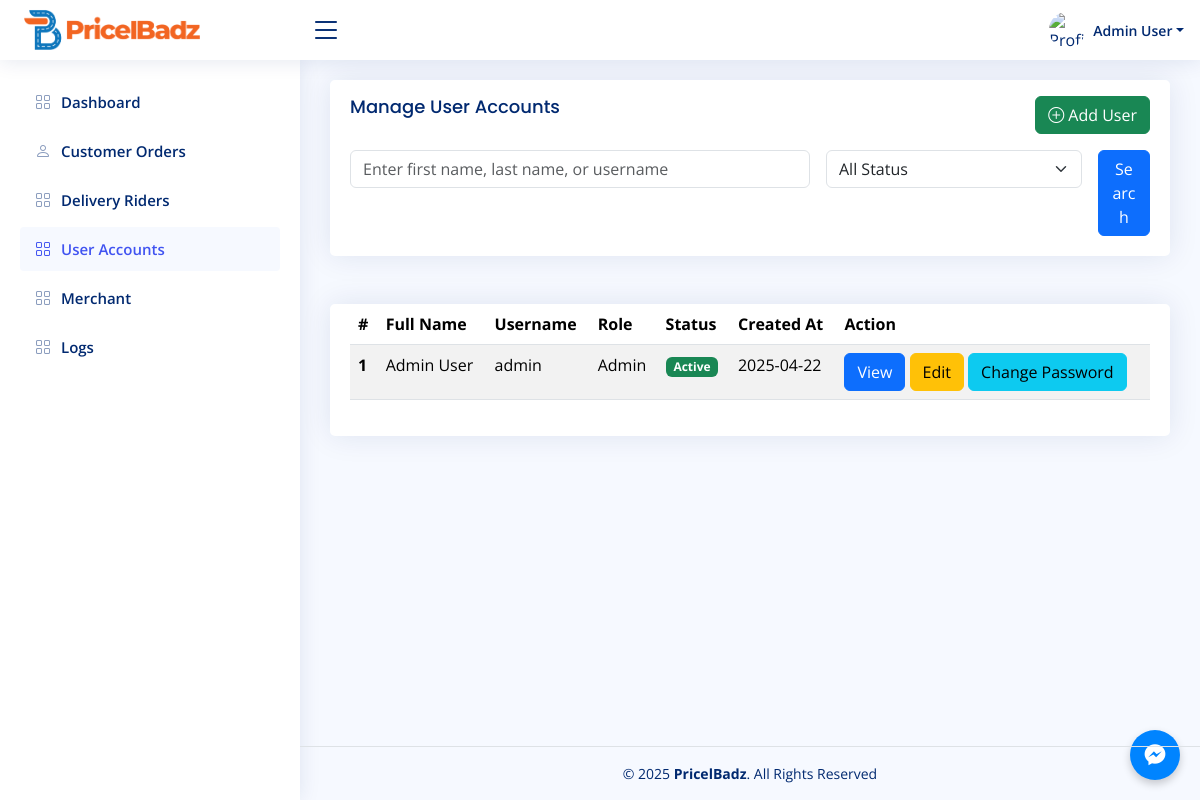
The page /admin/user_account.php (signed in) on the database its author committed.
### tables this page shows
CREATE TABLE tusers (
id INT AUTO_INCREMENT PRIMARY KEY,
username VARCHAR(50) NOT NULL UNIQUE,
password VARCHAR(255) NOT NULL,
first_name VARCHAR(50) NOT NULL,
last_name VARCHAR(50) NOT NULL,
email VARCHAR(100) NOT NULL UNIQUE,
role ENUM('Admin', 'Staff') DEFAULT 'Staff',
user_status ENUM('Active', 'Inactive') DEFAULT 'Active',
created_at TIMESTAMP DEFAULT CURRENT_TIMESTAMP,
updated_at TIMESTAMP DEFAULT CURRENT_TIMESTAMP ON UPDATE CURRENT_TIMESTAMP
);

### admin/user_account.php (the view, shortened to what this page needs)
<?php
include './header.php';
include '../config/connect.php';
$search = isset($_POST['search']) ? $_POST['search'] : '';
$status = isset($_POST['status']) ? $_POST['status'] : 'All Status';
$query = "SELECT id, first_name, last_name, username, role, user_status, created_at
    FROM tusers
    WHERE (first_name LIKE ? OR last_name LIKE ? OR username LIKE ?)";
$stmt = $conn->prepare($query);
$search_term = '%' . $search . '%';
if ($status !== 'All Status') {
    $stmt->bind_param('ssss', $search_term, $search_term, $search_term, $status);
} else {
    $stmt->bind_param('sss', $search_term, $search_term, $search_term);
}
$stmt->execute();
$result = $stmt->get_result();
?>
<main id="main" class="main">
    <section class="section">
        <div class="row">
            <div class="col-lg-12">
                <div class="card">
                    <div class="card-body">
                        <div class="d-flex justify-content-between align-items-center mb-3">
                            <h5 class="card-title p-0 m-0">Manage User Accounts</h5>
                            <div class="text-end mt-3">
                                <button type="button" class="btn btn-success" data-bs-toggle="modal"
                                    data-bs-target="#addUserModal">
                                    <i class="bi bi-plus-circle"></i> Add User
                                </button>
                            </div>
                        </div>
                        <form method="POST" class="row g-3">
                            <div class="col-md-7">
                                <input type="text" class="form-control" name="search" id="inputText"
                                    value="<?= htmlspecialchars($search) ?>"
                                    placeholder="Enter first name, last name, or username">
                            </div>
                            <div class="col-md-4">
                                <select name="status" id="inputState" class="form-select">
                                    <option value="All Status" <?= $status === 'All Status' ? 'selected' : '' ?>>All
                                        Status</option>
                                </select>
                            </div>
                            <div class="col-md-1">
                                <button type="submit" class="btn btn-primary w-100">Search</button>
                            </div>
                        </form>
                    </div>
                </div>
                <div class="card" style="margin-top: 3rem;">
                    <div class="card-body">
                        <div class="table-responsive">
                            <table class="table table-striped table-hover">
                                <thead>
                                    <tr>
                                        <th scope="col">#</th>
                                        <th scope="col">Full Name</th>
                                        <th scope="col">Username</th>
                                        <th scope="col">Role</th>
                                        <th scope="col">Status</th>
                                        <th scope="col">Created At</th>
                                        <th scope="col">Action</th>
                                    </tr>
                                </thead>
                                <tbody>
                                    <?php
                                        $count = 1;
                                        if ($result->num_rows > 0):
                                            while ($row = $result->fetch_assoc()):
                                    ?>
                                    <tr>
                                        <th scope="row"><?= $count++ ?></th>
                                        <td><?= htmlspecialchars($row['first_name'] . ' ' . $row['last_name']) ?></td>
                                        <td><?= htmlspecialchars($row['username']) ?></td>
                                        <td><?= htmlspecialchars($row['role']) ?></td>
                                        <td>
                                            <span class="badge <?php
                                            switch ($row['user_status']) {
                                                case 'Active':
                                                    echo 'bg-success';
                                                    break;
                                            }
                                            ?>">
                                                <?= htmlspecialchars($row['user_status']) ?>
                                            </span>
                                        </td>
                                        <td><?= date('Y-m-d', strtotime($row['created_at'])) ?></td>
                                        <td>
                                            <button type="button" class="btn btn-primary" data-bs-toggle="modal"
                                                data-bs-target="#userModal<?= urlencode($row['id']) ?>">
                                                View
                                            </button>
                                            <button type="button" class="btn btn-warning" data-bs-toggle="modal"
                                                data-bs-target="#updateUserModal<?= urlencode($row['id']) ?>">
                                                Edit
                                            </button>
                                            <button type="button" class="btn btn-info" data-bs-toggle="modal"
                                                data-bs-target="#updatePasswordModal<?= urlencode($row['id']) ?>">
                                                Change Password
                                            </button>
                                        </td>
                                    </tr>
                                    <?php
                                        endwhile;
                                    else:
                                    ?>
                                    <tr>
                                        <td colspan="7" class="text-center">No users found.</td>
                                    </tr>
                                    <?php endif; ?>
                                </tbody>
                            </table>
                        </div>
                    </div>
                </div>
            </div>
        </div>
    </section>
</main>
<footer id="footer" class="footer fixed-bottom border-top py-3">
    <div class="container">
        <div class="copyright text-center">
            &copy; 2025 <strong><span>PricelBadz</span></strong>. All Rights Reserved
        </div>
    </div>
</footer>

### public/assets/css/style.css (style rules this page uses)
:root { scroll-behavior: smooth; }
body { font-family: "Open Sans", sans-serif; background: #f6f9ff; color: #444444; }
h1, h2, h3, h4, h5, h6 { font-family: "Nunito", sans-serif; }
#main { margin-top: 60px; padding: 20px 30px; transition: all 0.3s; }
.card { margin-bottom: 30px; border: none; border-radius: 5px; box-shadow: 0px 0 30px rgba(1, 41, 112, 0.1); }
.card-title { padding: 20px 0 15px 0; font-size: 18px; font-weight: 500; color: #012970; font-family: "Poppins", sans-serif; }
.card-body { padding: 0 20px 20px 20px; }
@media (min-width: 1200px) { #main, #footer { margin-left: 300px; } }
.footer { padding: 20px 0; font-size: 14px; transition: all 0.3s; border-top: 1px solid #cddfff; }
.footer .copyright { text-align: center; color: #012970; }

### rows shown on the page
tusers: first_name+last_name "Admin User", username "admin", role "Admin", user_status "Active", created_at "2025-04-22"

### other values the page prints
$_SESSION['first_name'] . ' ' . $_SESSION['last_name'] "Admin User"
